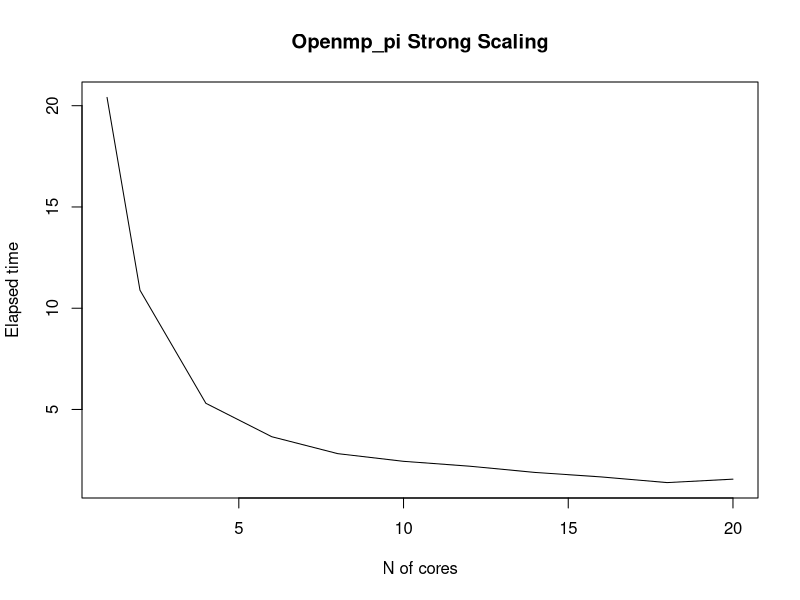
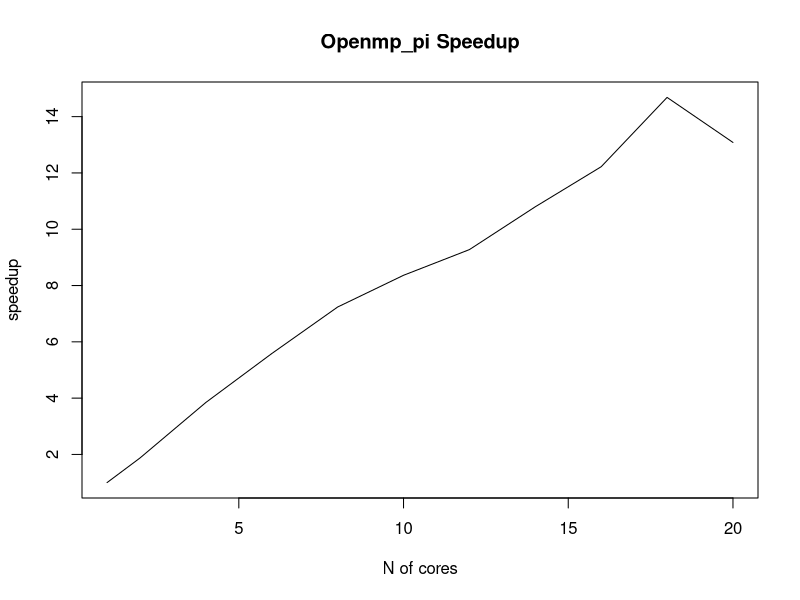

Generate these figures, in order, with R:
library(readr)
time_executions <- read_csv2("time_executions_strong.csv")
View(time_executions)

plot(time_executions$p,time_executions$time,type = "l",ylab = "Elapsed time",xlab= "N of cores",main = "Openmp_pi Strong Scaling")
serial_time=time_executions$time[1]
plot(time_executions$p,serial_time/time_executions$time,type = "l",ylab = "speedup",xlab= "N of cores",main = "Openmp_pi Speedup")
